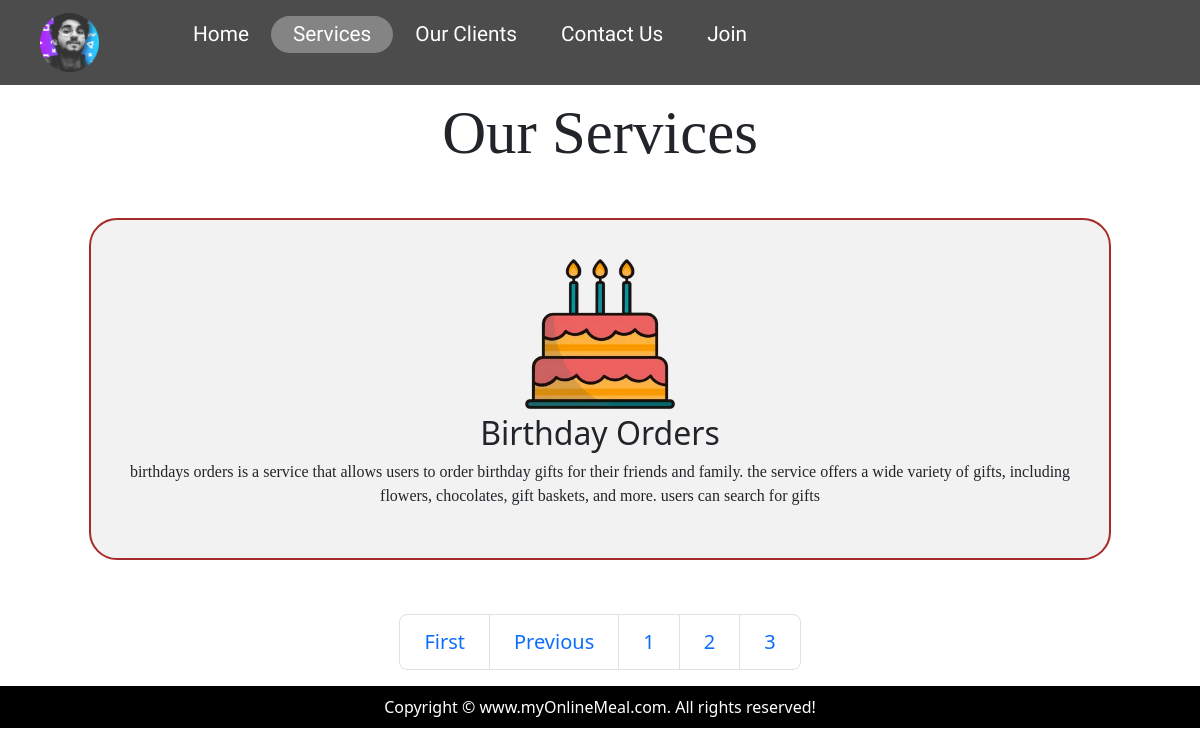
/services/?page=3, run on the app's committed database.
### service/models.py (models this page shows)
class service(models.Model):
    service_icon = models.CharField(max_length=50)
    service_title = models.CharField(max_length=50)
    service_description = models.TextField()

### Food_Website_Project_FullStack/views.py (the view)
# urls.py: path('services/', views.services, name = 'services_using_nameAttribute'),
def services(request):
    serviceData = service.objects.all().order_by('-id')
    paginator = Paginator(serviceData,1)
    page_number=request.GET.get('page')
    serviceDataFinal = paginator.get_page(page_number)
    totalpage = serviceDataFinal.paginator.num_pages
    data = {
        'srdata' : serviceDataFinal,
        "lastPage" : totalpage,
        "totalPageList" : [n+1 for n in range(totalpage)],
     }
    return render(request,'services.html',data)

### templates/services.html (shortened to what this page needs)
{% extends 'base.html' %}
{% block content %}
    <section id="services-container">
        <h1 class="h-primary center">Our Services</h1>
        <div id="services">
            {% for data  in srdata %}
            <div class="box">
                <img src="/static/img/{{data.service_icon}}" alt="">
                <h2 class="h-sec    ondary center">{{data.service_title}}</h2>
                <p class="center">{{data.service_description | safe | lower }}</p>
                </div>
                {% endfor %}
        </div>
        <nav aria-label="...">
          <ul class="pagination justify-content-center pagination-lg">
            {% if srdata.has_previous%}
                <li class="page-item">
                  <a class="page-link" href="/services/?page=1">First</a>
                </li>
                <li class="page-item">
                  <a class="page-link" href='/services/?page={{srdata.previous_page_number}}'>Previous</a>
                </li>
            {% endif %}
            {% for listnum in totalPageList  %}
            <li class="page-item"><a class="page-link" href="/services/?page={{listnum}}">{{listnum}}</a></li>
            {% endfor %}
          </ul>
        </nav>
    </section>
{% endblock  %}

### static/css/style.css (style rules this page uses)
* { margin: 0; padding: 0; }
html { scroll-behavior: smooth; }
:root { --navbar-height: 59px; }
#services { margin: 34px; display: flex; }
#services .box { border: 2px solid brown; padding: 34px; margin: 2px 55px; border-radius: 28px; background: #f2f2f2; margin-bottom: 20px; }
#services .box img { height: 160px; margin: auto; display: block; }
#services .box p { font-family: 'Bree Serif', serif; }
.h-primary { font-family: 'Bree Serif', serif; font-size: 3.8rem; padding: 12px; }
.center { text-align: center; }

### static/css/phone.css (style rules this page uses)
#services { flex-direction: column; }
#services .box { padding: 14px; margin: 2px 0px; margin-bottom: 20px; }
.h-primary { font-size:26px; }

### data on the page
service: service_icon (picture), service_title "Birthday Orders", service_description "birthdays orders is a service that allows users to order birthday gifts for their friends and family. the service offers a wide variety of gifts, including flowers, chocolates, gift baskets, and more. users can search for gifts"

### other printed values
{{ listnum }} "1" "2" "3"
